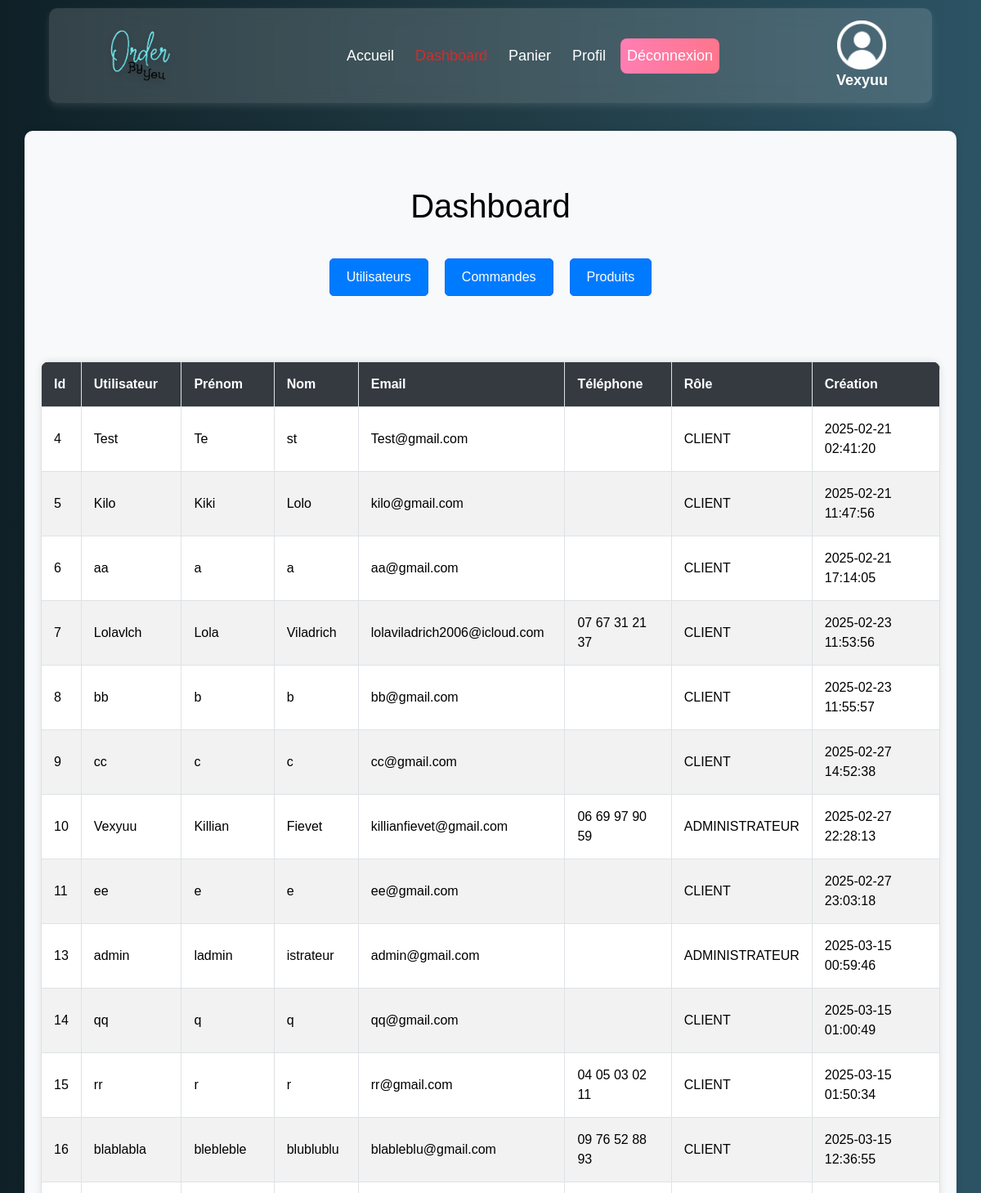
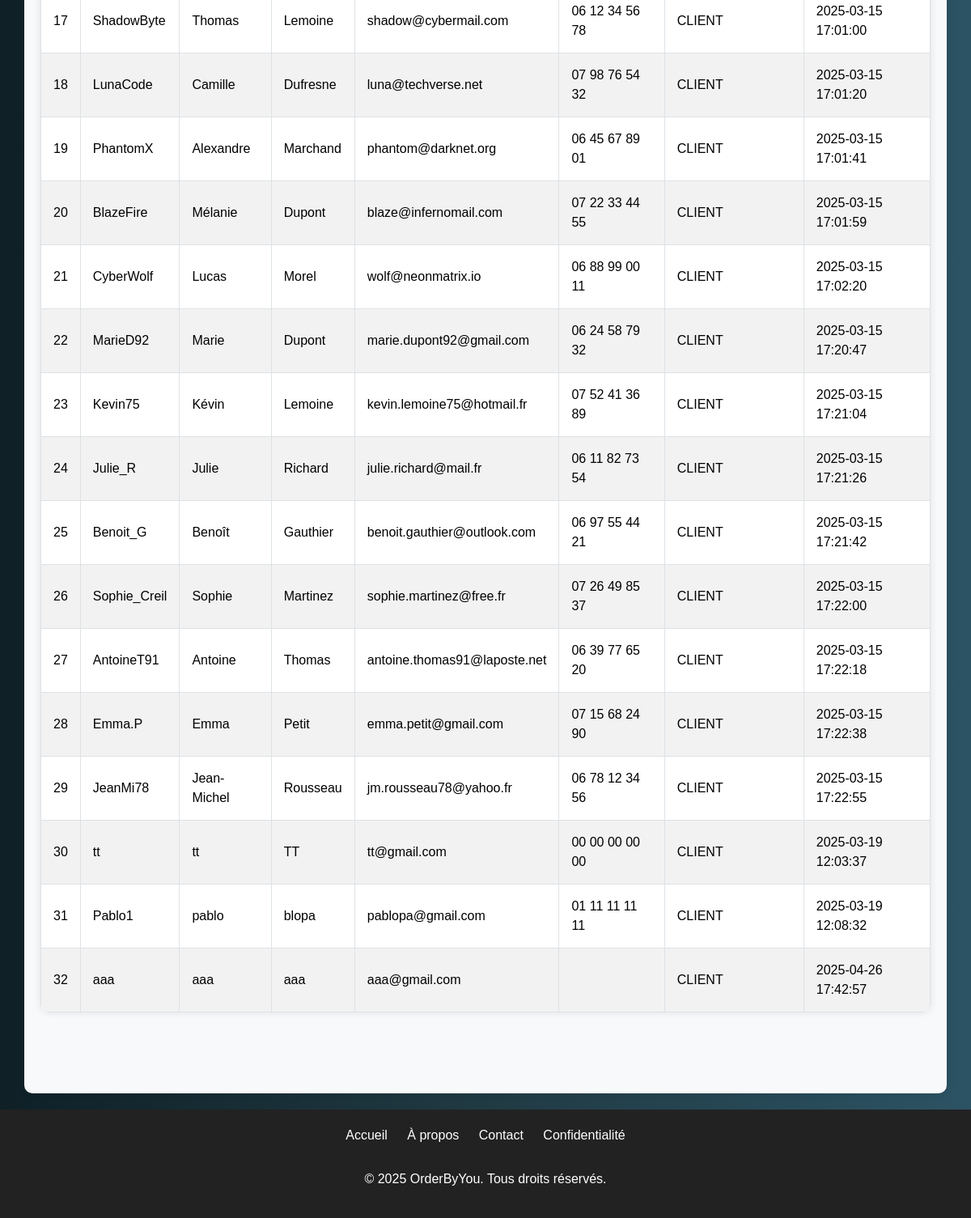
Page /index.php?pages=dashboard&users (signed in) on the committed database (2 pictures, top to bottom).
### tables this page shows
CREATE TABLE IF NOT EXISTS `users` (
  `id` int NOT NULL AUTO_INCREMENT,
  `username` varchar(100) NOT NULL,
  `first_name` varchar(50) DEFAULT NULL,
  `last_name` varchar(50) DEFAULT NULL,
  `email` varchar(100) NOT NULL,
  `password` varchar(255) NOT NULL,
  `phone` varchar(15) DEFAULT NULL,
  `role` varchar(50) NOT NULL DEFAULT 'CLIENT',
  `created_at` datetime DEFAULT CURRENT_TIMESTAMP,
  PRIMARY KEY (`id`),
  UNIQUE KEY `email` (`email`)
);

### index.php (called while the page is built, shortened)
<?php
include './templates/header.php';
$allowedPages = ['home', 'products', 'cart', 'login', 'register', 'profil', 'logout', 'dashboard', 'order'];
$page = isset($_GET['pages']) ? $_GET['pages'] : 'home';
if (in_array($page, $allowedPages)) {
    $pagePath = './pages/' . $page . '.php';
} else {
    $pagePath = './pages/404.php';
}
include $pagePath;
include './templates/footer.php';
?>

### pages/dashboard.php (the view, shortened to what this page needs)
<?php
$users = $orders = $products = [];
if (isset($_GET['users'])) {
    $req = $dbb->prepare("SELECT * FROM users");
    $req->execute();
    $users = $req->fetchAll(PDO::FETCH_ASSOC);
}
?>
<div class="container">
    <h1 class="text-center mt-5">Dashboard</h1>
    <div class="dashboard-links">
        <a href="index.php?pages=dashboard&users" class="btn btn-primary">Utilisateurs</a>
        <a href="index.php?pages=dashboard&orders" class="btn btn-primary">Commandes</a>
        <a href="index.php?pages=dashboard&products" class="btn btn-primary">Produits</a>
    </div>
    <?php if (isset($_GET['users'])): ?>
        <table>
            <thead>
                <tr>
                    <th>Id</th>
                    <th>Utilisateur</th>
                    <th>Prénom</th>
                    <th>Nom</th>
                    <th>Email</th>
                    <th>Téléphone</th>
                    <th>Rôle</th>
                    <th>Création</th>
                </tr>
            </thead>
            <tbody>
                <?php foreach ($users as $user): ?>
                    <tr>
                        <td><?= htmlspecialchars($user['id']) ?></td>
                        <td><?= htmlspecialchars($user['username']) ?></td>
                        <td><?= htmlspecialchars($user['first_name'] ?? '') ?></td>
                        <td><?= htmlspecialchars($user['last_name'] ?? '') ?></td>
                        <td><?= htmlspecialchars($user['email']) ?></td>
                        <td><?= htmlspecialchars($user['phone'] ?? '') ?></td>
                        <td><?= htmlspecialchars($user['role']) ?></td>
                        <td><?= htmlspecialchars($user['created_at']) ?></td>
                    </tr>
                <?php endforeach; ?>
            </tbody>
        </table>
    <?php endif; ?>
</div>

### assets/css/style.css (style rules this page uses)
:root { --primary-color: #28a745; --secondary-color: #dc3545; --background-gradient: linear-gradient(to right, #0f2027, #203a43, #2c5364); --font-family-primary: 'Poppins', sans-serif; --font-family-secondary: Arial, Helvetica, sans-serif; --font-family-title: system-ui, -apple-system, BlinkMacSystemFont, 'Segoe UI', Roboto, Oxygen, Ubuntu, Cantarell, 'Open Sans', 'Helvetica Neue', sans-serif; }
body { padding: 0; margin: 0; text-decoration: none; box-sizing: border-box; background: var(--background-gradient); font-family: var(--font-family-primary); color: white; }

### pages/dashboard.php (style rules this page uses)
.container { margin-top: 20vh; padding: 20px; background-color: #f8f9fa; border-radius: 10px; box-shadow: 0 0 10px rgba(0, 0, 0, 0.1); color: black; }
.dashboard-links { display: flex; justify-content: center; margin: 5vh 0; }
.dashboard-links a { margin: 0 10px; padding: 10px 20px; background-color: #007bff; color: white; text-decoration: none; border-radius: 5px; transition: background-color 0.3s; }
table { width: 100%; border-collapse: collapse; margin: 10vh 0; background: white; color: black; border-radius: 10px; overflow: hidden; box-shadow: 0 0 10px rgba(0, 0, 0, 0.1);e }
th, td { border: 1px solid #dee2e6; padding: 15px; text-align: left; }
th { background: #343a40; color: white; }
tr:nth-child(even) { background: #f2f2f2; }

### rows in the picture
users: id "4", username "Test", first_name "Te", last_name "st", email "Test@gmail.com", role "CLIENT", created_at "2025-02-21 02:41:20"
users: id "5", username "Kilo", first_name "Kiki", last_name "Lolo", email "kilo@gmail.com", role "CLIENT", created_at "2025-02-21 11:47:56"
users: id "6", username "aa", first_name "a", last_name "a", email "aa@gmail.com", role "CLIENT", created_at "2025-02-21 17:14:05"
users: id "7", username "Lolavlch", first_name "Lola", last_name "Viladrich", email "lolaviladrich2006@icloud.com", phone "07 67 31 21 37", role "CLIENT", created_at "2025-02-23 11:53:56"
users: id "8", username "bb", first_name "b", last_name "b", email "bb@gmail.com", role "CLIENT", created_at "2025-02-23 11:55:57"
users: id "9", username "cc", first_name "c", last_name "c", email "cc@gmail.com", role "CLIENT", created_at "2025-02-27 14:52:38"
users: id "10", username "Vexyuu", first_name "Killian", last_name "Fievet", email "killianfievet@gmail.com", phone "06 69 97 90 59", role "ADMINISTRATEUR", created_at "2025-02-27 22:28:13"
users: id "11", username "ee", first_name "e", last_name "e", email "ee@gmail.com", role "CLIENT", created_at "2025-02-27 23:03:18"
users: id "13", username "admin", first_name "ladmin", last_name "istrateur", email "admin@gmail.com", role "ADMINISTRATEUR", created_at "2025-03-15 00:59:46"
users: id "14", username "qq", first_name "q", last_name "q", email "qq@gmail.com", role "CLIENT", created_at "2025-03-15 01:00:49"
users: id "15", username "rr", first_name "r", last_name "r", email "rr@gmail.com", phone "04 05 03 02 11", role "CLIENT", created_at "2025-03-15 01:50:34"
users: id "16", username "blablabla", first_name "blebleble", last_name "blublublu", email "blableblu@gmail.com", phone "09 76 52 88 93", role "CLIENT", created_at "2025-03-15 12:36:55"
users: id "17", username "ShadowByte", first_name "Thomas", last_name "Lemoine", email "shadow@cybermail.com", phone "06 12 34 56 78", role "CLIENT", created_at "2025-03-15 17:01:00"
users: id "18", username "LunaCode", first_name "Camille", last_name "Dufresne", email "luna@techverse.net", phone "07 98 76 54 32", role "CLIENT", created_at "2025-03-15 17:01:20"
users: id "19", username "PhantomX", first_name "Alexandre", last_name "Marchand", email "phantom@darknet.org", phone "06 45 67 89 01", role "CLIENT", created_at "2025-03-15 17:01:41"
users: id "20", username "BlazeFire", first_name "Mélanie", last_name "Dupont", email "blaze@infernomail.com", phone "07 22 33 44 55", role "CLIENT", created_at "2025-03-15 17:01:59"
users: id "21", username "CyberWolf", first_name "Lucas", last_name "Morel", email "wolf@neonmatrix.io", phone "06 88 99 00 11", role "CLIENT", created_at "2025-03-15 17:02:20"
users: id "22", username "MarieD92", first_name "Marie", last_name "Dupont", email "marie.dupont92@gmail.com", phone "06 24 58 79 32", role "CLIENT", created_at "2025-03-15 17:20:47"
users: id "23", username "Kevin75", first_name "Kévin", last_name "Lemoine", email "kevin.lemoine75@hotmail.fr", phone "07 52 41 36 89", role "CLIENT", created_at "2025-03-15 17:21:04"
users: id "24", username "Julie_R", first_name "Julie", last_name "Richard", email "julie.richard@mail.fr", phone "06 11 82 73 54", role "CLIENT", created_at "2025-03-15 17:21:26"
users: id "25", username "Benoit_G", first_name "Benoît", last_name "Gauthier", email "benoit.gauthier@outlook.com", phone "06 97 55 44 21", role "CLIENT", created_at "2025-03-15 17:21:42"
users: id "26", username "Sophie_Creil", first_name "Sophie", last_name "Martinez", email "sophie.martinez@free.fr", phone "07 26 49 85 37", role "CLIENT", created_at "2025-03-15 17:22:00"
users: id "27", username "AntoineT91", first_name "Antoine", last_name "Thomas", email "antoine.thomas91@laposte.net", phone "06 39 77 65 20", role "CLIENT", created_at "2025-03-15 17:22:18"
users: id "28", username "Emma.P", first_name "Emma", last_name "Petit", email "emma.petit@gmail.com", phone "07 15 68 24 90", role "CLIENT", created_at "2025-03-15 17:22:38"
users: id "29", username "JeanMi78", first_name "Jean-Michel", last_name "Rousseau", email "jm.rousseau78@yahoo.fr", phone "06 78 12 34 56", role "CLIENT", created_at "2025-03-15 17:22:55"
users: id "30", username "tt", first_name "tt", last_name "TT", email "tt@gmail.com", phone "00 00 00 00 00", role "CLIENT", created_at "2025-03-19 12:03:37"
users: id "31", username "Pablo1", first_name "pablo", last_name "blopa", email "pablopa@gmail.com", phone "01 11 11 11 11", role "CLIENT", created_at "2025-03-19 12:08:32"
users: id "32", username "aaa", first_name "aaa", last_name "aaa", email "aaa@gmail.com", role "CLIENT", created_at "2025-04-26 17:42:57"

### other values in the picture
$_SESSION['username'] "Vexyuu"
